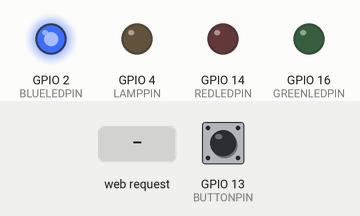
This program was run on a simulated ESP8266 (NodeMCU). Parts: output pins drawn as LEDs (lit = HIGH). The inputs (shaded band) are chosen by the test bench; at power-on: GPIO 13 (BUTTONPIN) HIGH. WiFi joins after 1.5 s; servers stay silent unless stated; what the program prints to the serial monitor is not drawn.

Above: at 5.1 s.
5.2 s: GPIO 13 (BUTTONPIN) pulled LOW for 0.15 s
At 6.4 s:
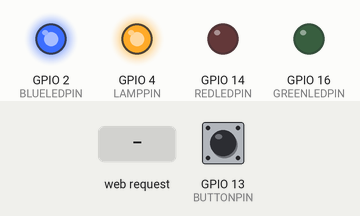
6.8 s: HTTP request GET /LIGHTON received
At 8.1 s:
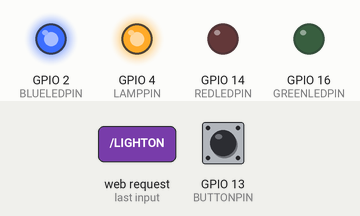
8.4 s: GPIO 13 (BUTTONPIN) pulled LOW for 1 s
At 8.9 s:
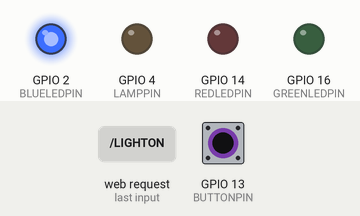
10.9 s: GPIO 13 (BUTTONPIN) pulled LOW for 3.2 s
At 12.0 s:
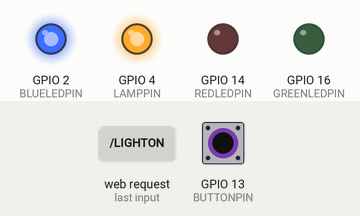
15.6 s: HTTP request GET /LIGHTOFF received
At 16.2 s:
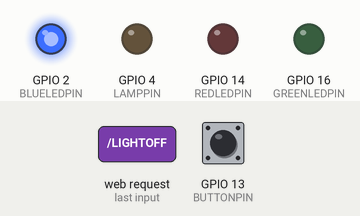
Timing chart, 0 to 18.2 s (numbered marks = the images above; inputs shaded):
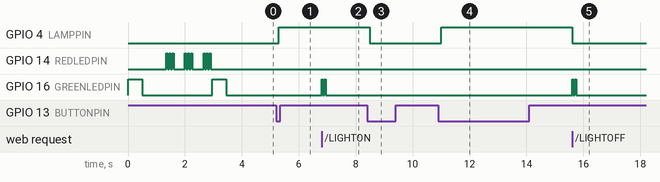

Measured:
- after the input at 5.2 s, GPIO 4 (LAMPPIN): LOW → HIGH after 0.10 s
- after the input at 6.8 s, GPIO 16 (GREENLEDPIN): alternates HIGH for 0.05 s and LOW for 0.05 s, 4 changes in all, then stays LOW, starting at once
- after the input at 8.4 s, GPIO 4 (LAMPPIN): HIGH → LOW after 0.10 s
- after the input at 10.9 s, GPIO 4 (LAMPPIN): LOW → HIGH after 0.10 s
- after the input at 15.6 s, GPIO 4 (LAMPPIN): HIGH → LOW at once; GPIO 16 (GREENLEDPIN): alternates HIGH for 0.05 s and LOW for 0.05 s, 4 changes in all, then stays LOW, starting at once

The program:

main.cpp
```cpp
#include <Arduino.h>
#include <ESP8266WiFi.h>

#include "peripherals.h"
#include "html_page.h"

WiFiServer server(80);
bool lamp_state = 0;
uint32_t button_timer = 0;
bool risen = 0;  // rising edge detection
bool event_detected = 0;

#define DEBOUNCE_DELAY 100

// // server functions

const char* ssid     = "MyWifi";
const char* password = "MyWifiPassword";

void setup() {
  setup_pins();
  digitalWrite(LAMPPIN, lamp_state);
  flash_led(GREENLEDPIN, 1, 500);

  Serial.begin(115200);

  Serial.println();
  Serial.println();
  Serial.println(WiFi.macAddress());
  Serial.print("Connecting to ");
  Serial.println(ssid);

  WiFi.hostname(HOSTNAME);
  WiFi.mode(WIFI_STA);
  WiFi.begin(ssid, password);

  while (WiFi.status() != WL_CONNECTED) {
    delay(350);
    flash_led(REDLEDPIN, 3, 50);
    Serial.print(".");
  }

  Serial.println("");
  Serial.println("WiFi connected.");
  Serial.println("IP address: ");
  Serial.println(WiFi.localIP());
  server.begin();
  flash_led(GREENLEDPIN, 1, 500);
}

void loop(){
  // wifi client handling
  WiFiClient client = server.accept();

  if (client){
    Serial.print("New Client: ");
    Serial.println(client.remoteIP().toString());
    String request = client.readStringUntil('\n');

    if (request.startsWith("GET /LIGHTOFF")){
      lamp_state = 0;
      digitalWrite(LAMPPIN, lamp_state);
      client.write(offPage);
      flash_led(GREENLEDPIN, 2, 50);
      Serial.println("Lamp turned off");
    }
    else if (request.startsWith("GET /LIGHTON")){
      lamp_state = 1;
      digitalWrite(LAMPPIN, lamp_state);
      client.print(onPage);
      flash_led(GREENLEDPIN, 2, 50);
      Serial.println("Lamp turned on");
    }
    else if (request.startsWith("GET /")){
      if (lamp_state) client.write(onPage);
      else client.print(offPage);
      flash_led(GREENLEDPIN, 2, 50);
    }
    client.stop();
    Serial.println("Fuck this client");
  }

  if (WiFi.status() != WL_CONNECTED) {
    WiFi.begin(ssid, password);
    flash_led(REDLEDPIN, 3, 50);
  }

  // button logic - detect pressed button for DEBOUNCE_DELAY milliseconds, then change state once
  bool button_pressed = !digitalRead(BUTTONPIN); // read button state (pull up)
  if (button_pressed && !risen){  // rising edge detection
    button_timer = millis();
    risen = 1;
  }

  if (button_pressed && (millis() - button_timer) > DEBOUNCE_DELAY && !event_detected){
    lamp_state = !lamp_state;
    digitalWrite(LAMPPIN, lamp_state);
    event_detected = 1;  // event detected flag
    if (lamp_state) Serial.println("Lamp turned on");
    else Serial.println("Lamp turned off");
  }

  if (!button_pressed) {
    risen = 0;  // reset risen
    event_detected = 0;  // reset event
  }

}
```

peripherals.cpp
```cpp
#include "peripherals.h"

void setup_pins(){
  pinMode(BUTTONPIN, INPUT);
  pinMode(LAMPPIN, OUTPUT);
  pinMode(REDLEDPIN, OUTPUT);
  pinMode(BLUELEDPIN, OUTPUT);
  pinMode(GREENLEDPIN, OUTPUT);
  digitalWrite(LAMPPIN, 0);
  digitalWrite(BLUELEDPIN, 1);
  digitalWrite(REDLEDPIN, 0);
  digitalWrite(GREENLEDPIN, 0);
}

void flash_led(uint8_t ledpin, int times, int dl){
  for (int i = 0; i < times; i++){
    digitalWrite(ledpin, 1);
    delay(dl);
    digitalWrite(ledpin, 0);
    delay(dl);
  }
}
```

peripherals.h
```cpp
#ifndef PERPH
#define PERPH

#include <Arduino.h>

#define HOSTNAME "MyHostName"
#define REDLEDPIN 14
#define GREENLEDPIN 16
#define BLUELEDPIN 2
#define LAMPPIN 4
#define BUTTONPIN 13

void setup_pins();
void flash_led(uint8_t ledpin, int times, int dl);

#endif
```

Source omitted: html_page.h (21044 bytes)
